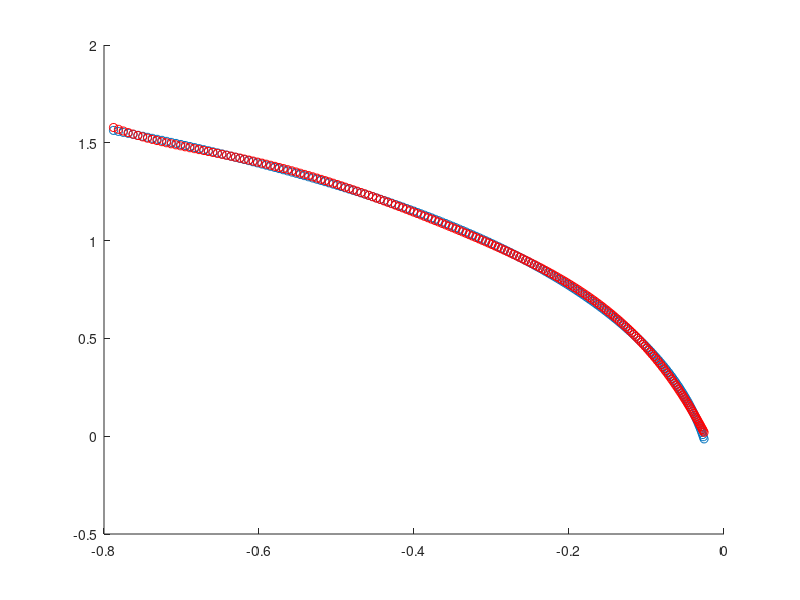

This figure's MATLAB source:
## Copyright (C) 2016 David
## 
## The plot produced by this program converts GAIA G magnitudes into Grvs (radial velocity spectrometer).
## Based upon the conversion tables (Table 3) in the paper GAIA broadband photometry Jordi et al 2010.
##
## Use: run this program before running rVrClusterFind4.m. The polynomial conversion is
## found here and then used in rVrClusterFind4 in order to convert G-V into Grvs

## A different polynomial is used for V-Ic < 0 and V-Ic > 0 else we have two possible values
## for some G-V


xneg = [-10:0.01:0];	% x is V-Ic Johnson-Cousins colour magnitude
xpos = [0:0.01:2];		% V-Ic > 0
GVneg = -0.0257-0.0924*xneg-0.1623*xneg.*xneg+0.0090*xneg.*xneg.*xneg;	%G-V colour magnitude
GGrvsneg = -0.0138+1.1168*xneg-0.1811*xneg.*xneg+0.0085*xneg.*xneg.*xneg;	%G-Grvs colour magnitude
GVpos = -0.0257-0.0924*xpos-0.1623*xpos.*xpos+0.0090*xpos.*xpos.*xpos;	%G-V colour magnitude
GGrvspos = -0.0138+1.1168*xpos-0.1811*xpos.*xpos+0.0085*xpos.*xpos.*xpos;	%G-Grvs colour magnitude

pneg = polyfit(GVneg,GGrvsneg,5);	% finds the polynomial of order n which best fits the data
ppos = polyfit(GVpos,GGrvspos,5);
fneg = polyval(pneg,GVneg);			%calculates the value of the polynomial at specific values
fpos = polyval(ppos,GVpos);
hold on
%scatter(GVneg,GGrvsneg)
%scatter(GVneg,fneg,"r")
scatter(GVpos,GGrvspos)
scatter(GVpos,fpos,"r")
